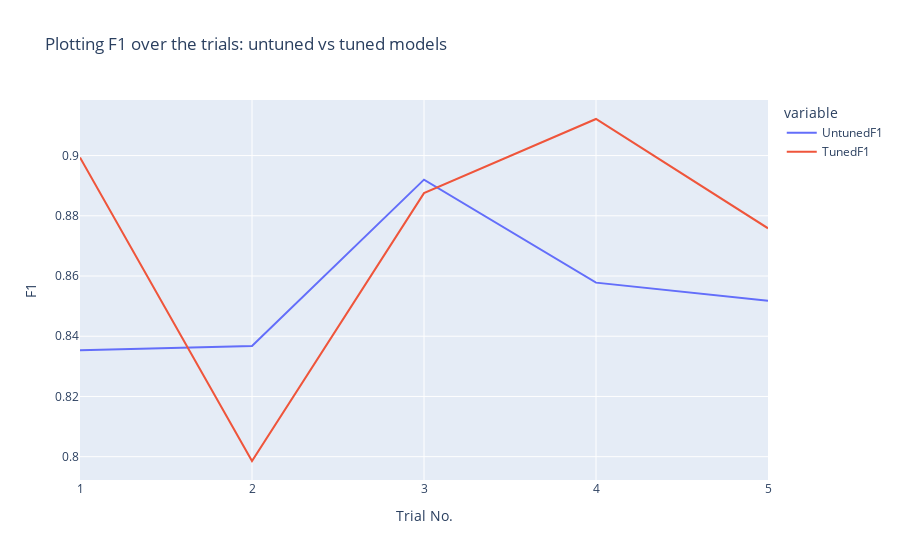

Notebook code cell kept with this figure:
### Code cell
f1_plot_df = pd.DataFrame()
f1_plot_df["TrialNo"] = [1,2,3,4,5]
f1_plot_df["UntunedF1"] = untuned_f1_array
f1_plot_df["TunedF1"] = tuned_f1_array

fig_2 = px.line(f1_plot_df, x=f1_plot_df["TrialNo"], y=f1_plot_df[["UntunedF1","TunedF1"]].columns, title='Plotting F1 over the trials: untuned vs tuned models',
               labels = {'x': 'Trial No.', 'value': 'F1'})
fig_2.update_layout(
    xaxis = dict(
        tickmode = 'linear',
        tick0 = 1,
        dtick = 1
    )
)

fig_2.show()

### Figure 1 — Plotly figure (JSON) as saved in the notebook; plotly's stock layout.template omitted (floating-point values rounded to 4 significant figures)
{"data": [{"hovertemplate": "variable=UntunedF1<br>Trial No.=%{x}<br>F1=%{y}<extra></extra>", "legendgroup": "UntunedF1", "line": {"color": "#636efa", "dash": "solid"}, "marker": {"symbol": "circle"}, "mode": "lines", "name": "UntunedF1", "orientation": "v", "showlegend": true, "type": "scatter", "x": [1, 2, 3, 4, 5], "xaxis": "x", "y": [0.8354, 0.8368, 0.892, 0.8578, 0.8518], "yaxis": "y"}, {"hovertemplate": "variable=TunedF1<br>Trial No.=%{x}<br>F1=%{y}<extra></extra>", "legendgroup": "TunedF1", "line": {"color": "#EF553B", "dash": "solid"}, "marker": {"symbol": "circle"}, "mode": "lines", "name": "TunedF1", "orientation": "v", "showlegend": true, "type": "scatter", "x": [1, 2, 3, 4, 5], "xaxis": "x", "y": [0.8994, 0.7986, 0.8875, 0.9121, 0.8759], "yaxis": "y"}], "layout": {"legend": {"title": {"text": "variable"}, "tracegroupgap": 0}, "title": {"text": "Plotting F1 over the trials: untuned vs tuned models"}, "xaxis": {"anchor": "y", "domain": [0, 1], "dtick": 1, "tick0": 1, "tickmode": "linear", "title": {"text": "Trial No."}}, "yaxis": {"anchor": "x", "domain": [0, 1], "title": {"text": "F1"}}}}
